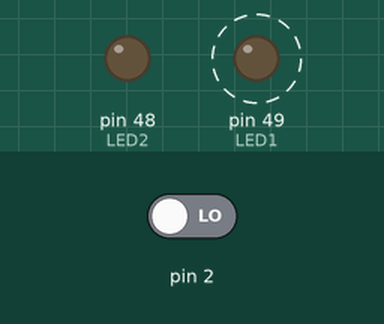
This sketch was run on a simulated Arduino Mega 2560, built with avr-gcc and run on an emulated ATmega2560. On the bench: output pins drawn as LEDs (lit = HIGH). Dashed ring = blinking. The inputs (shaded band) are chosen by the test bench; at power-on: pin 2 LOW.

Above: at 1.2 s.
1.3 s: pin 2 driven HIGH
At 2.8 s:
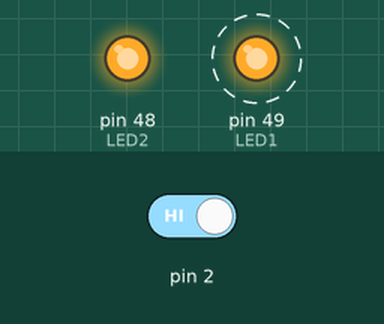
Timing chart, 0 to 10.3 s (numbered marks = the images above; inputs shaded):
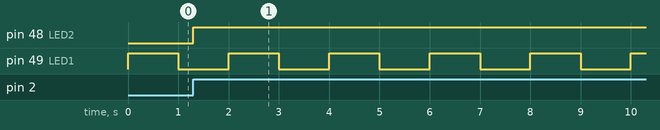

Measured:
- after the input at 1.3 s, pin 48 (LED2): LOW → HIGH at once
- by itself, pin 49 (LED1): alternates HIGH for 1.0 s and LOW for 1.0 s

The sketch:

hw_interrupt_01.ino
```cpp
#define LED1 49
#define LED2 48
volatile unsigned long last_int_time = 0;
volatile unsigned long int_time;
volatile int debounceGuard = 500;
volatile int state = LOW;
int d = 1000;
void setup(){
 pinMode(LED1, OUTPUT);
 pinMode(LED2, OUTPUT);
 attachInterrupt(0, ledToggle, RISING);
}
void loop(){
 led2Blink();
}
void led2Blink(){
 digitalWrite(LED1, HIGH);
 delay(d);
 digitalWrite(LED1, LOW);
 delay(d);
}
void ledToggle(){
 int_time = millis();
 if( int_time - last_int_time > debounceGuard ){
 state = !state;
 digitalWrite(LED2,state);

 last_int_time = int_time;
 }
}
```
